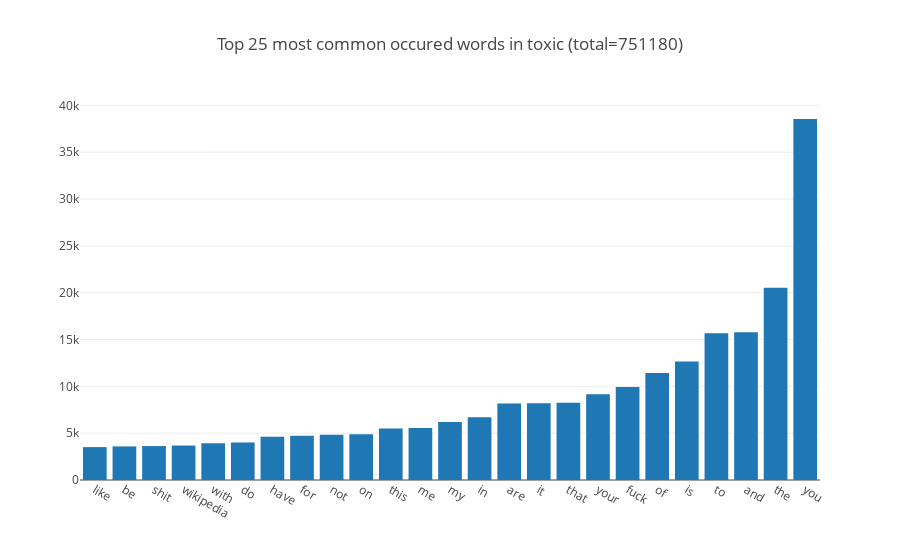
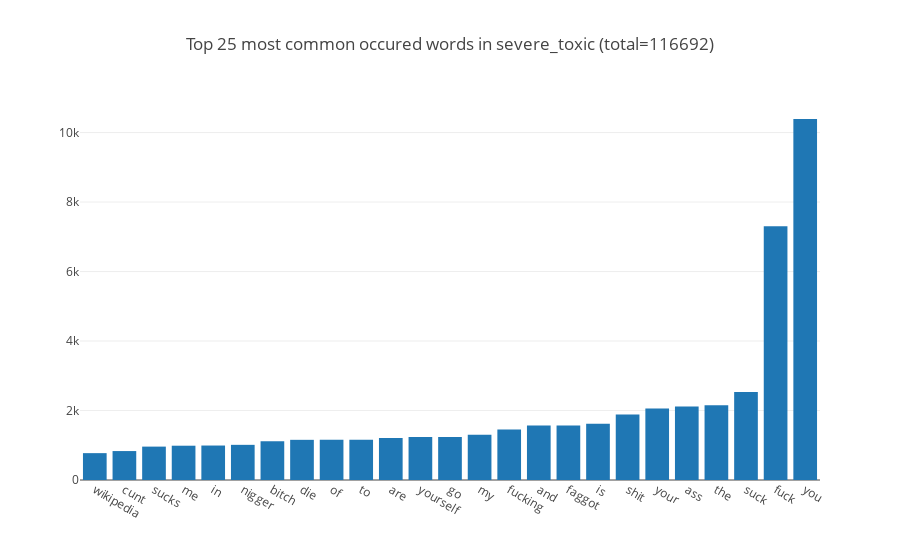
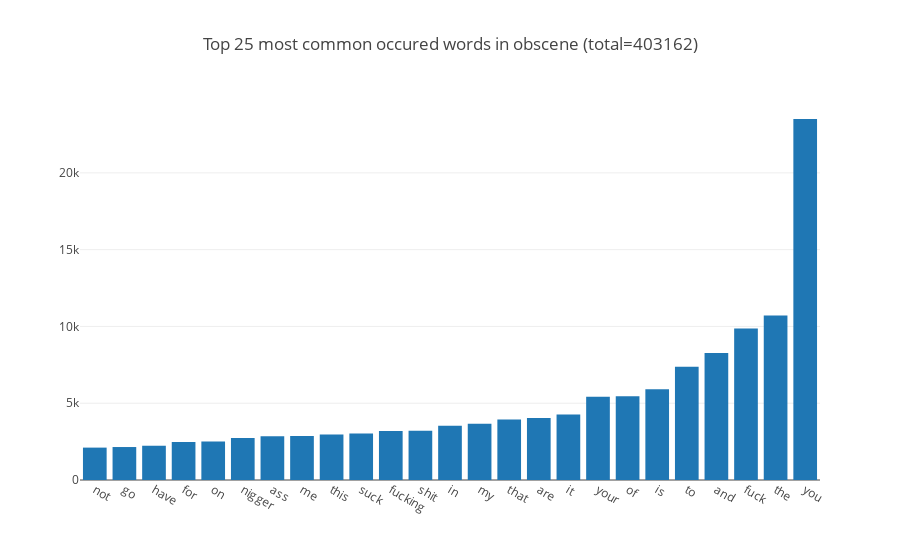
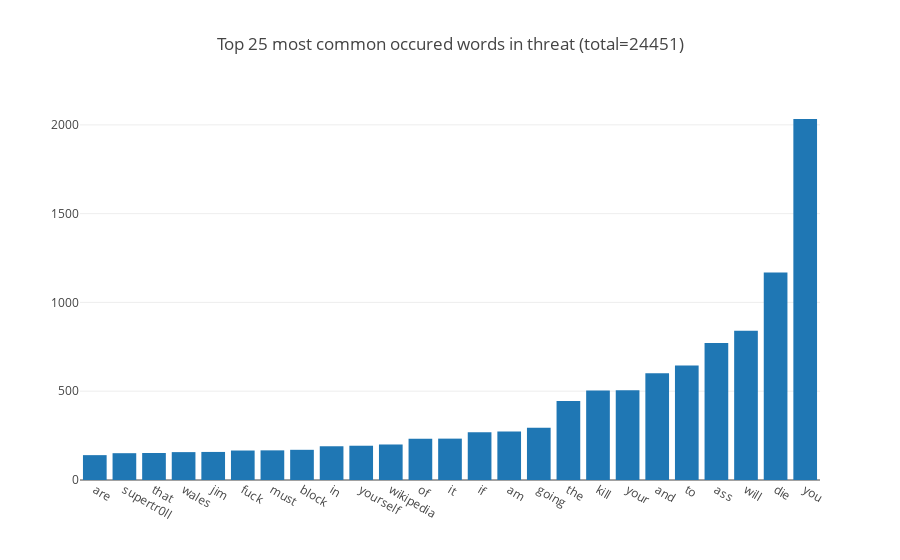

Source (notebook cell) for these figures, in order:
### Markdown cell above
the

### Code cell
for class_name in class_names:
    plot_top_words(train[train[class_name] == 1]['comment_text'], tag=class_name, n=25)

### Figure 1 — Plotly figure (JSON) as saved in the notebook; plotly's stock layout.template omitted (floating-point values rounded to 4 significant figures)
{"data": [{"type": "bar", "x": ["like", "be", "shit", "wikipedia", "with", "do", "have", "for", "not", "on", "this", "me", "my", "in", "are", "it", "that", "your", "fuck", "of", "is", "to", "and", "the", "you"], "y": [3512, 3585, 3622, 3678, 3931, 4014, 4615, 4721, 4834, 4886, 5497, 5541, 6184, 6709, 8171, 8197, 8238, 9145, 9934, 11425, 12644, 15685, 15772, 20531, 38553]}], "layout": {"title": "Top 25 most common occured words in toxic (total=751180)"}}

### Figure 2 — Plotly figure (JSON) as saved in the notebook; plotly's stock layout.template omitted (floating-point values rounded to 4 significant figures)
{"data": [{"type": "bar", "x": ["wikipedia", "cunt", "sucks", "me", "in", "nigger", "bitch", "die", "of", "to", "are", "yourself", "go", "my", "fucking", "and", "faggot", "is", "shit", "your", "ass", "the", "suck", "fuck", "you"], "y": [773, 833, 961, 987, 992, 1012, 1113, 1156, 1157, 1162, 1211, 1239, 1240, 1305, 1456, 1568, 1571, 1618, 1884, 2056, 2114, 2152, 2535, 7303, 10390]}], "layout": {"title": "Top 25 most common occured words in severe_toxic (total=116692)"}}

### Figure 3 — Plotly figure (JSON) as saved in the notebook; plotly's stock layout.template omitted (floating-point values rounded to 4 significant figures)
{"data": [{"type": "bar", "x": ["not", "go", "have", "for", "on", "nigger", "ass", "me", "this", "suck", "fucking", "shit", "in", "my", "that", "are", "it", "your", "of", "is", "to", "and", "fuck", "the", "you"], "y": [2109, 2147, 2231, 2468, 2509, 2727, 2846, 2870, 2969, 3021, 3192, 3212, 3533, 3668, 3946, 4034, 4268, 5426, 5453, 5917, 7373, 8274, 9860, 10707, 23509]}], "layout": {"title": "Top 25 most common occured words in obscene (total=403162)"}}

### Figure 4 — Plotly figure (JSON) as saved in the notebook; plotly's stock layout.template omitted (floating-point values rounded to 4 significant figures)
{"data": [{"type": "bar", "x": ["are", "supertr0ll", "that", "wales", "jim", "fuck", "must", "block", "in", "yourself", "wikipedia", "of", "it", "if", "am", "going", "the", "kill", "your", "and", "to", "ass", "will", "die", "you"], "y": [140, 151, 152, 157, 158, 166, 167, 170, 190, 193, 200, 232, 233, 269, 273, 294, 445, 504, 506, 601, 645, 772, 840, 1168, 2033]}], "layout": {"title": "Top 25 most common occured words in threat (total=24451)"}}
